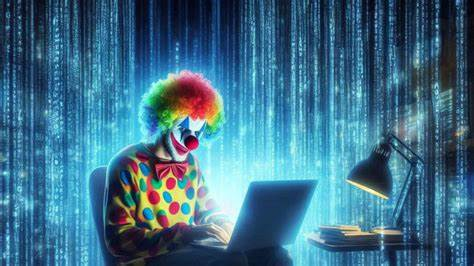
#> input picture images/klown.jpg, 474 x 266 px
$ python masks.py
#> lines starting #> are read from the running program, lines starting #| are printed output that depends on the picture
import cv2
import numpy as np

photo = cv2.imread('images/klown.jpg')
#> photo is the input picture: shape (266, 474, 3); mean B, G, R 136.8, 111.5, 62.5
img = np.zeros(photo.shape[:2], dtype = 'uint8') # создать черное изображение (матрица из нулей) размеров как у фото!!!

circle = cv2.circle(img.copy(), (200,150), 100, 255,-1) # круг (переменная, (центр круга), радиус, цвет, толщина обводки -1 - заливка)


img = cv2.bitwise_and(photo, photo, mask=circle) # логическое И - пересечение двух фигур
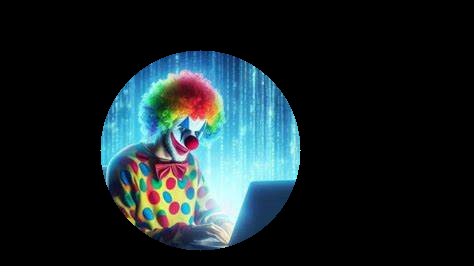
#> img: shape (266, 474, 3); mean B, G, R 40.7, 37.2, 25.1
##img = cv2.bitwise_or(photo, photo, mask=circle) # логическое ИЛИ - объединение двух фигур
###img = cv2.bitwise_xor(photo, photo, mask=circle) # логическое ИСКЛЮЧАЮЩЕЕ ИЛИ - объединение двух фигур без пересечения
####img = cv2.bitwise_not(photo, photo, mask=circle) # логическое НЕ - инверсия фигуры

cv2.imshow('res', img)
cv2.waitKey(0) # ждать нажатия клавиши

$ run again, with images/Sunboy.jpg copied over images/klown.jpg
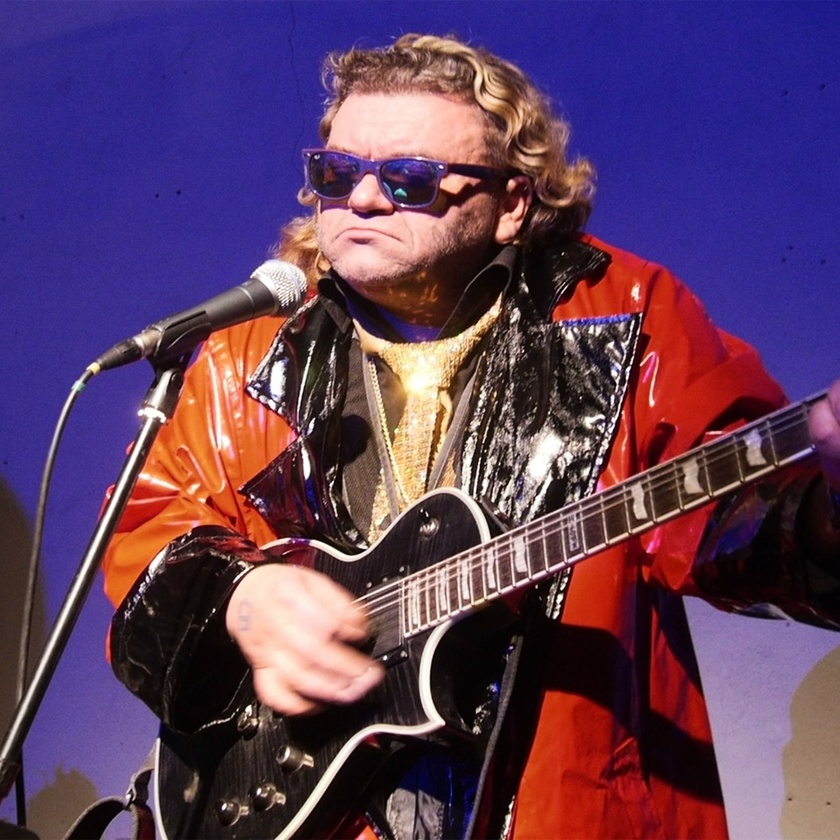
#> input picture images/Sunboy.jpg, 840 x 840 px, shrunk from 1900 x 1900 before the run
#> photo is the input picture: shape (840, 840, 3); mean B, G, R 93.8, 61.8, 94.3
#> `img = cv2.bitwise_and(photo, photo, mask=circle)`:
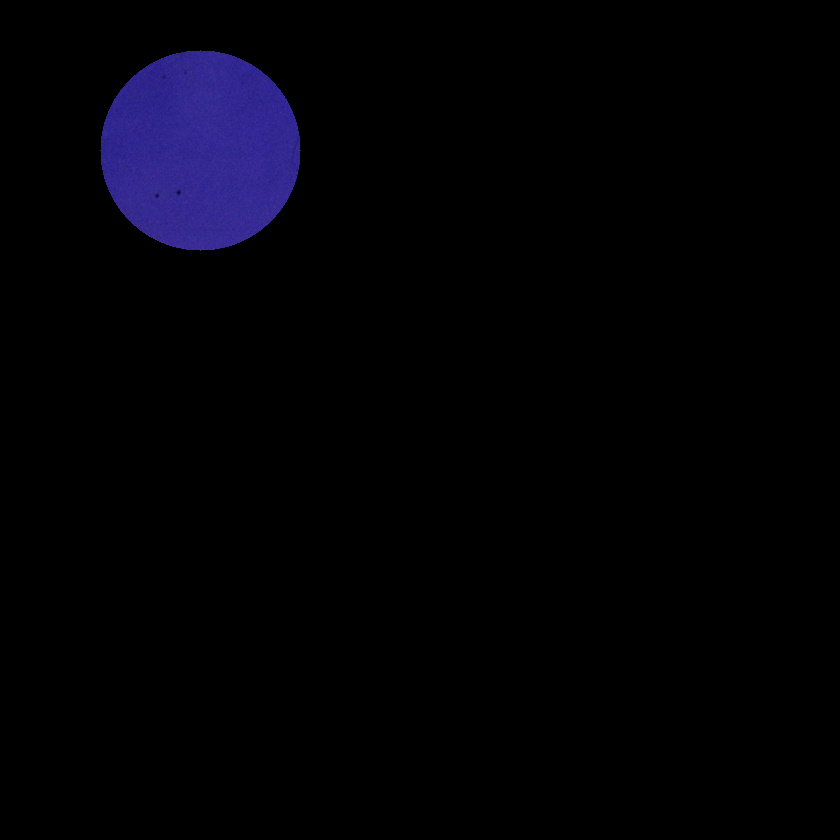
#> img: shape (840, 840, 3); mean B, G, R 6.5, 1.8, 2.3

$ run again, with images/international.jpg copied over images/klown.jpg
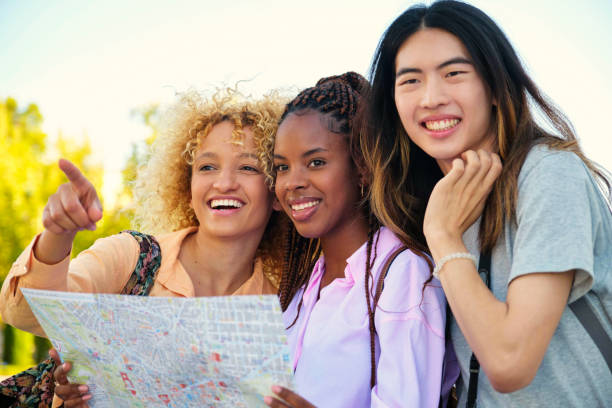
#> input picture images/international.jpg, 612 x 408 px
#> photo is the input picture: shape (408, 612, 3); mean B, G, R 150.2, 165.1, 180
#> `img = cv2.bitwise_and(photo, photo, mask=circle)`:
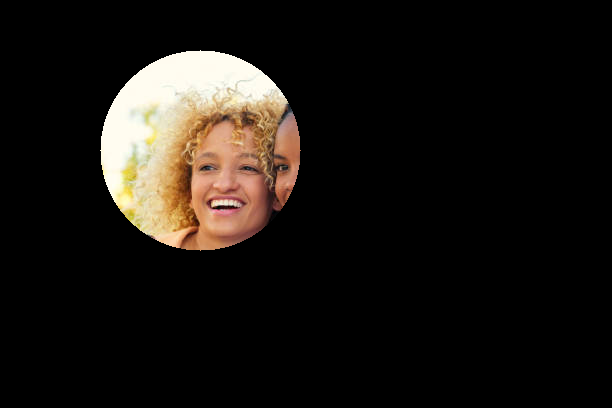
#> img: shape (408, 612, 3); mean B, G, R 18, 22.1, 26.3
